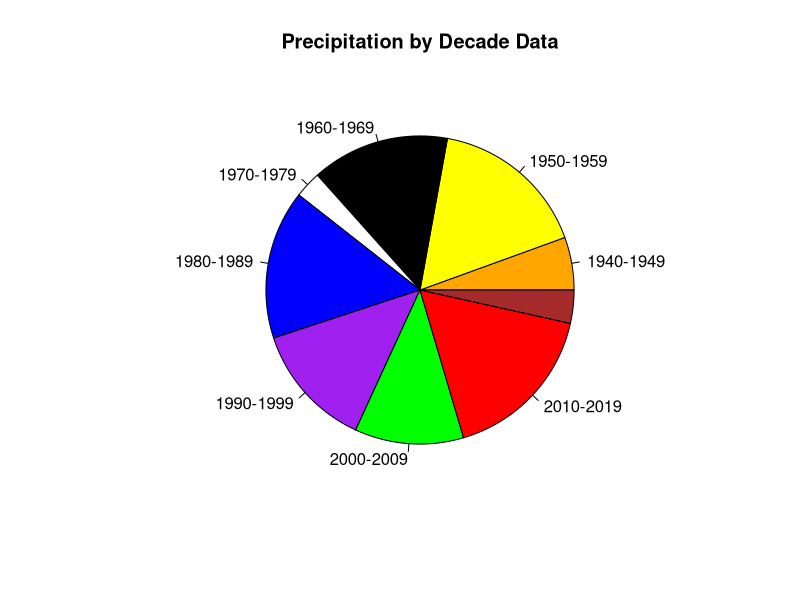
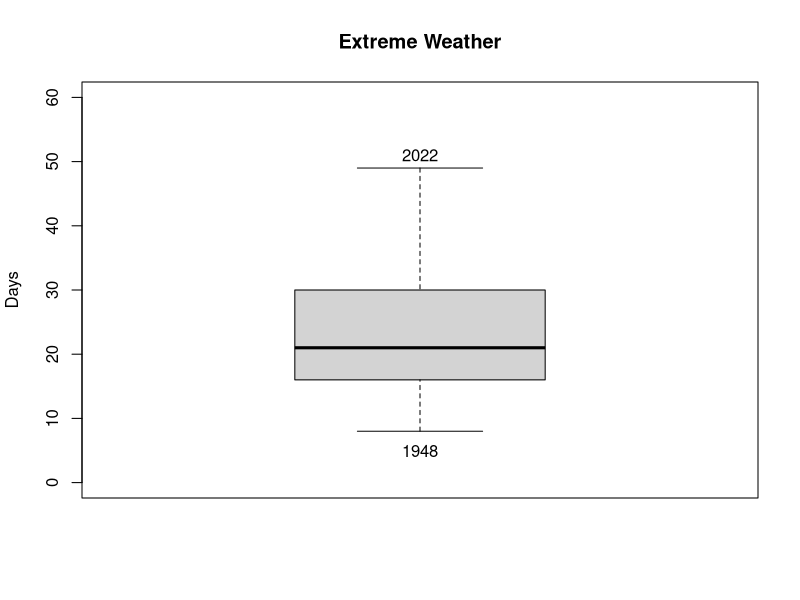
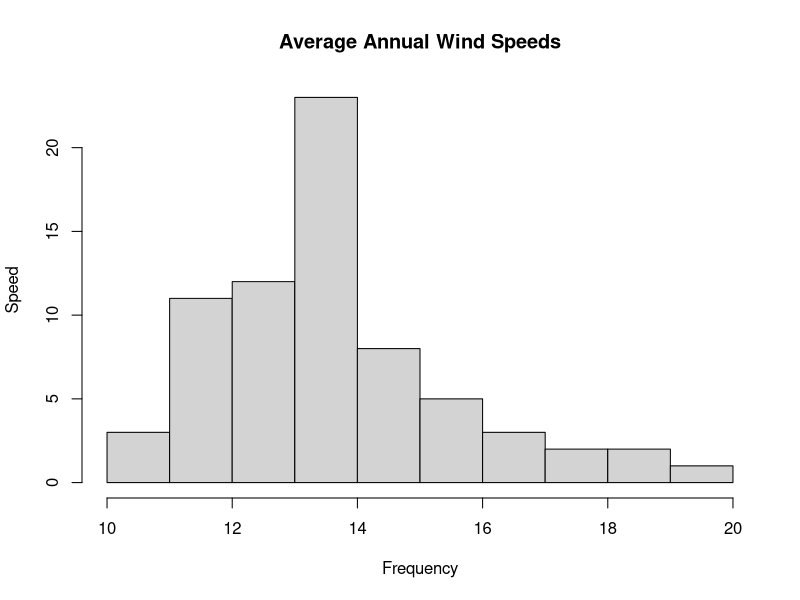
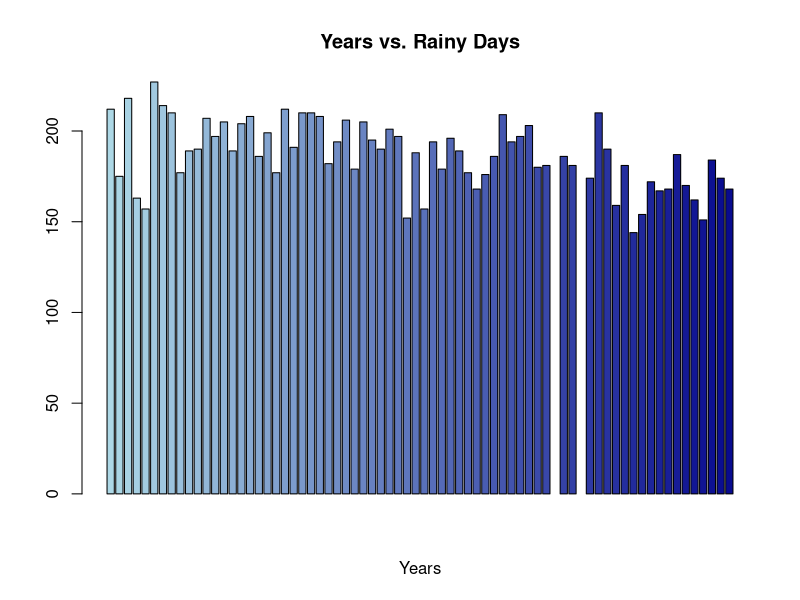
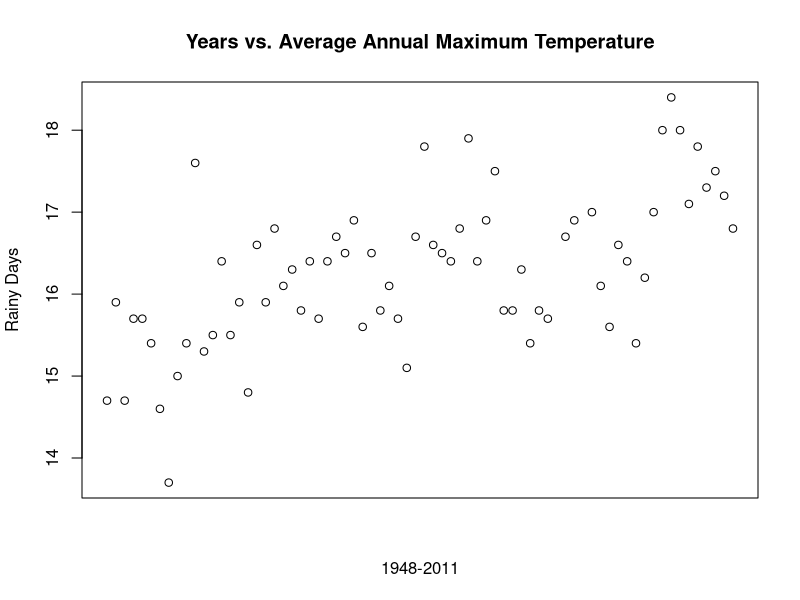

Here is the R script that generated these plots, in order:
climateData <- read.csv("ClimateData.csv")
print(climateData)
print(summary(climateData))

#Printing the data gives us all the raw numbers in the csv file
#Printing the summary of the data gives us central tendency and measure of data dispersion 

#FG represents the number of foggy days
#Empty values are represnted by NA's

print(sum(is.na(climateData)))
#31 empty values

print(class(climateData))
#data frame: data structure that orgnizes data in rows and columns 

print(which(duplicated(climateData)))
climateData <- climateData[-c(19,33,67),] 

print(column_stats <- apply(climateData, 2, function(x) c(mean = mean(x), median = median(x))))
# Mean is 1985.627, median is 1986.000

sapply(climateData[c('T')], sd)
# NA is the result because all the values in the T column are empty
sapply(climateData[c('T')], sd, na.rm = TRUE)                     
# Standard Deviation is 5.450711

pie(
  data <- c(5.54, 16.61, 14.47, 2.8, 15.64, 13.09, 11.42, 16.96, 3.48), 
  labels = c("1940-1949","1950-1959","1960-1969","1970-1979","1980-1989","1990-1999","2000-2009","2010-2019"), 
  main = "Precipitation by Decade Data", 
  col = c("orange", "yellow", "black", "white","blue", "purple", "green", "red", "brown")
)

                            
extreme <- rowSums(climateData[, c("SN", "TN", "TS", "GR")])
print(extreme)
                            
temp1 = min(extreme)
print(temp1)
temp2 = max(extreme)
print(temp2)
boxplot(extreme, ylim = c(0,60), main = "Extreme Weather",ylab="Days")
text(x= 1, y= 51, labels= 2022)
text(x= 1, y= 5, labels= 1948) 
#13-14 has the highest frequency 
hist(climateData$"V", main= "Average Annual Wind Speeds", xlab = "Frequency", ylab="Speed")



num_colors <- 76
color_palette <- colorRampPalette(c("lightblue", "darkblue"))(num_colors)
barplot(climateData$"RA", xlab ="Years", col = color_palette, main = "Years vs. Rainy Days")

max <- rowSums(climateData[c("TM")])
plot(climateData$"TM", xlab ="1948-2011", main = "Years vs. Average Annual Maximum Temperature", ylab= "Rainy Days", xaxt = "n")

